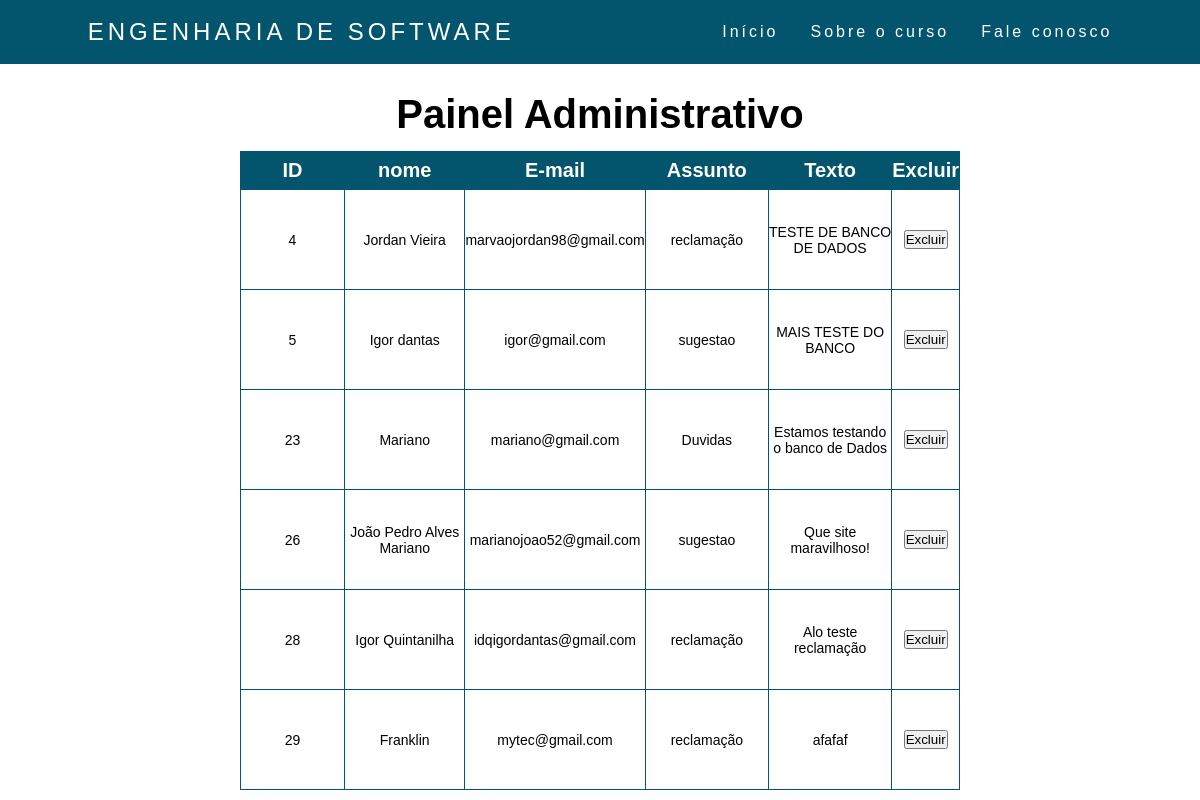
The app's page /admin.php with its own data.
### tables this page shows
CREATE TABLE `contato_mensagem` (
  `id` int(100) NOT NULL,
  `dsc_nome_completo` varchar(100) NOT NULL,
  `dsc_email` varchar(100) NOT NULL,
  `cod_assunto` varchar(50) NOT NULL,
  `desc_texto` varchar(300) NOT NULL
);

### admin.php (the view, shortened to what this page needs)
<?php
include 'conexao.php';
$sql = "SELECT `id`,`dsc_nome_completo`, `dsc_email`,`cod_assunto`,`desc_texto` FROM `contato_mensagem`";
$result = mysqli_query($conn, $sql);
?>
<!DOCTYPE html>
<html lang="pt-br">
<head>
    <link href="https://cdnjs.cloudflare.com/ajax/libs/font-awesome/5.13.1/css/all.min.css" rel="stylesheet">
    <link rel="stylesheet" href="./css/style.css">
</head>
<body>
<header>
        <nav>
            <a class="logo" href="index.php">Engenharia de Software</a>
            <ul class="nav-list">
                <li><a class="a" href="index.php">Início</a></li>
                <li><a class="a" href="#">Sobre o curso</a>
                </li>
                <li id="cont"><a class="a" href="contatos.php">Fale conosco</a></li>
            </ul>
        </nav>
    </header>
    <article class="container-fluid">
        <h2 class="grade">Painel Administrativo</h2>
        <div class="content2">
            <table class="rTable">
                <thead>
                <th id="nometab">
                        ID
                    </th>
                    <th id="nometab">
                        nome
                    </th>
                    <th id="nometab">
                        E-mail
                    </th>
                    <th id="nometab">
                        Assunto
                    </th>
                    <th id="nometab">
                        Texto
                    </th>
                    <th id="nometab">
                        Excluir
                    </th>
                </thead>
                <?php
                while ($row = mysqli_fetch_assoc($result)) {
                ?>
                    <tbody>
                        <tr class="itenstab">
                            <td><?php echo($row["id"]); ?></td>
                            <td><?php echo ($row["dsc_nome_completo"]); ?></td>
                            <td><?php echo($row["dsc_email"]); ?></td>
                            <td><?php echo($row["cod_assunto"]); ?></td>
                            <td><?php echo($row["desc_texto"]); ?></td>
                            <td><a href="admin.php?CodExcluir=<?php echo($row["id"]); ?>"><input type="submit" value="Excluir"id="CodExcluir" name="CodExcluir" /></a></td>
                        </tr>
                    </tbody>
                <?php
                } ?>
            </table>
        </div>
    </article>
</body>
</html>

### css/style.css (style rules this page uses)
* { margin: 0; padding: 0; box-sizing: border-box; width: auto; font-family: sans-serif; }
a { color: #fff; text-decoration: none; transition: 0.3s; }
.logo { font-size: 24px; text-transform: uppercase; letter-spacing: 4px; }
nav { top: 0; left: 0; right: 0; display: flex; position: fixed; justify-content: space-around; align-items: center; font-family: system-ui, -apple-system, Helvetica, Arial, sans-serif; background: #03556E; height: 8vh; z-index: 1; }
.nav-list { position: relative; list-style: none; display: flex; z-index: 1; }
.nav-list li { letter-spacing: 3px; margin-left: 32px; display: inline-block; }
.container-fluid { margin-top: 90px; }
.grade { text-align: center; margin-bottom: 12px; padding: 2px; font-size: 40px; }
table, th, td { border: 1px solid #03556E; border-collapse: collapse; }
.rTable { text-align: center; font-size: 14px; width: 100%; }
.rTable th , .rTable td { padding: 7px 0; }
.rTable thead { background:#03556E; font-weight: bold; color: white; }
.content2 { display: flex; margin: auto; width: 60%; margin-left: auto; margin-right: auto; }
#nometab { width: 20%; }
.itenstab { height: 100px; }
thead { font-size: 20px; }

### records on screen
contato_mensagem: id "4", dsc_nome_completo "Jordan Vieira", dsc_email "marvaojordan98@gmail.com", cod_assunto "reclamação", desc_texto "TESTE DE BANCO DE DADOS"
contato_mensagem: id "5", dsc_nome_completo "Igor dantas", dsc_email "igor@gmail.com", cod_assunto "sugestao", desc_texto "MAIS TESTE DO BANCO"
contato_mensagem: id "23", dsc_nome_completo "Mariano", dsc_email "mariano@gmail.com", cod_assunto "Duvidas", desc_texto "Estamos testando o banco de Dados"
contato_mensagem: id "26", dsc_nome_completo "João Pedro Alves Mariano", dsc_email "marianojoao52@gmail.com", cod_assunto "sugestao", desc_texto "Que site maravilhoso!"
contato_mensagem: id "28", dsc_nome_completo "Igor Quintanilha", dsc_email "idqigordantas@gmail.com", cod_assunto "reclamação", desc_texto "Alo teste reclamação"
contato_mensagem: id "29", dsc_nome_completo "Franklin", dsc_email "mytec@gmail.com", cod_assunto "reclamação", desc_texto "afafaf"
